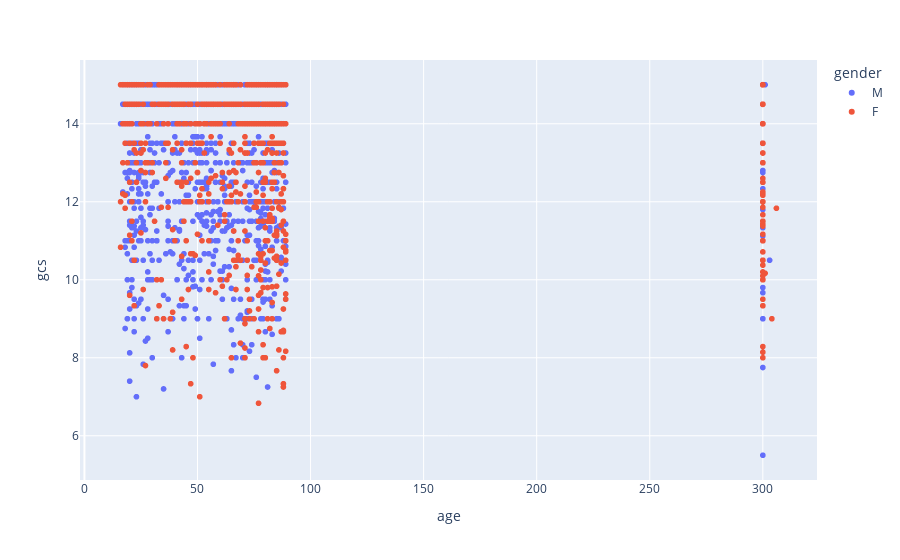

Notebook cell for this chart:
### Code cell
fig = px.scatter(data_TBI_ML.groupby(['hadm_id']).aggregate({'gender':'min', 'age':'min','gcs':'mean'}), 
                 x="age", y="gcs", color="gender")
fig.show()

### Figure 1 — Plotly figure (JSON) as saved in the notebook; plotly's stock layout.template omitted (floating-point values rounded to 4 significant figures; data arrays with more than 128 entries replaced by an {"elided": "..."} marker saying what was removed)
{"data": [{"hoverlabel": {"namelength": 0}, "hovertemplate": "gender=M<br>age=%{x}<br>gcs=%{y}", "legendgroup": "M", "marker": {"color": "#636efa", "symbol": "circle"}, "mode": "markers", "name": "M", "showlegend": true, "type": "scattergl", "x": {"elided": "1399 int values"}, "xaxis": "x", "y": {"elided": "1399 float values"}, "yaxis": "y"}, {"hoverlabel": {"namelength": 0}, "hovertemplate": "gender=F<br>age=%{x}<br>gcs=%{y}", "legendgroup": "F", "marker": {"color": "#EF553B", "symbol": "circle"}, "mode": "markers", "name": "F", "showlegend": true, "type": "scattergl", "x": {"elided": "834 int values"}, "xaxis": "x", "y": {"elided": "834 float values"}, "yaxis": "y"}], "layout": {"legend": {"title": {"text": "gender"}, "tracegroupgap": 0}, "margin": {"t": 60}, "xaxis": {"anchor": "y", "domain": [0, 1], "title": {"text": "age"}}, "yaxis": {"anchor": "x", "domain": [0, 1], "title": {"text": "gcs"}}}}
